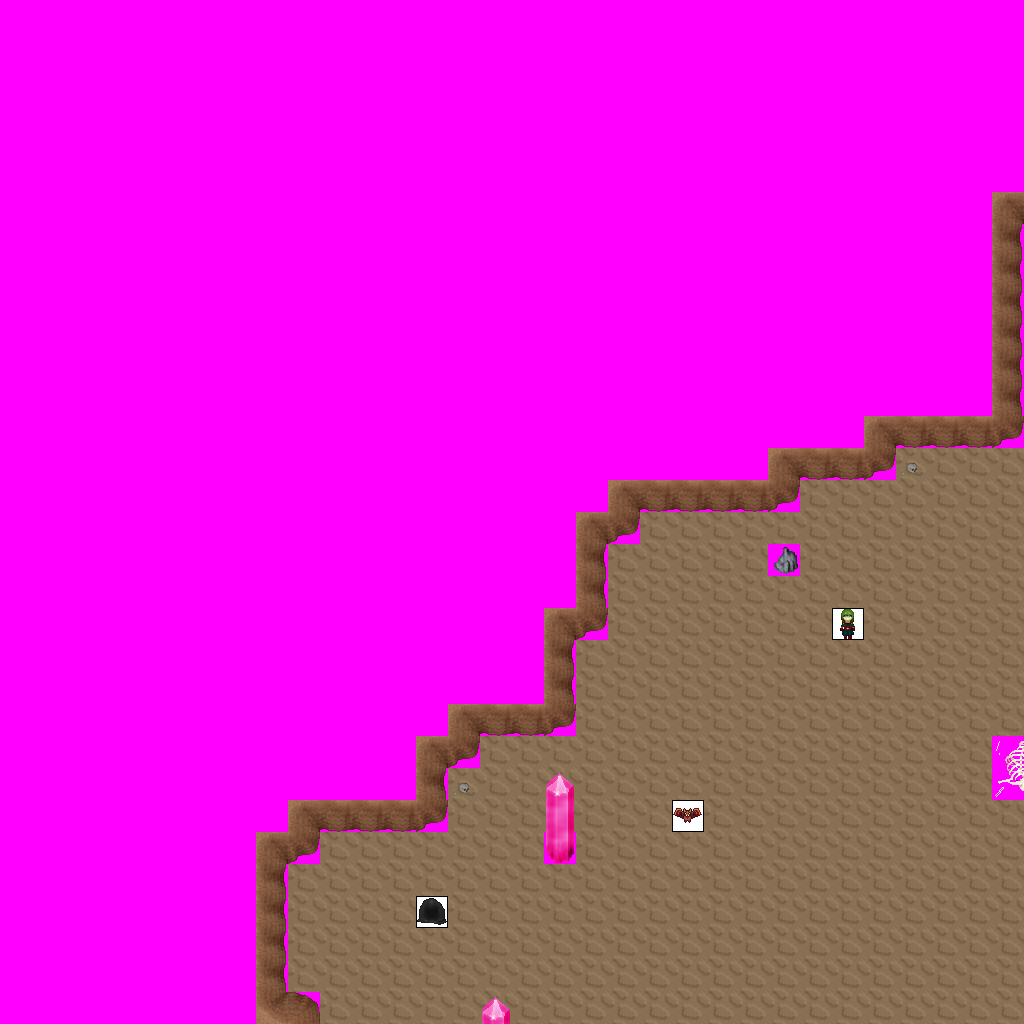

A 2D game scene composited from a Tiled map and its tileset images. What follows is a short description and the map's XML, with each tile layer's data collapsed to a summary:
An orthogonal 32x32 tile map with 32x32 px tiles, 6 tile layers (Ground, Objects, Above, Walkable, ...), 10 tilesets and 6 objects (3x newmap, from_west_0, from_west_1, from_north_0).

<map version="1.0" orientation="orthogonal" width="32" height="32" tilewidth="32" tileheight="32">
 <tileset firstgid="1" name="ground_brown" tilewidth="32" tileheight="32">
  <image source="../drawable/ground_brown.png" width="160" height="32" />
 </tileset>
 <tileset firstgid="6" name="logic_creature_amazon" tilewidth="32" tileheight="32">
  <image source="../drawable/logic_creature_amazon.png" width="256" height="64" />
 </tileset>
 <tileset firstgid="22" name="item_corpse_skull_dark" tilewidth="32" tileheight="32">
  <image source="../drawable/item_corpse_skull_dark.png" width="64" height="32" />
 </tileset>
 <tileset firstgid="24" name="item_corpse_huge_animal" tilewidth="32" tileheight="32">
  <image source="../drawable/item_corpse_huge_animal.png" width="64" height="256" />
 </tileset>
 <tileset firstgid="40" name="ground_rock_rocks_2" tilewidth="32" tileheight="32">
  <image source="../drawable/ground_rock_rocks_2.png" width="64" height="64" />
 </tileset>
 <tileset firstgid="44" name="ground_rock_pink_crystal" tilewidth="32" tileheight="32">
  <image source="../drawable/ground_rock_pink_crystal.png" width="96" height="96" />
 </tileset>
 <tileset firstgid="53" name="logic_creature_animal" tilewidth="32" tileheight="32">
  <image source="../drawable/logic_creature_animal.png" width="256" height="128" />
 </tileset>
 <tileset firstgid="85" name="logic_creature_slime" tilewidth="32" tileheight="32">
  <image source="../drawable/logic_creature_slime.png" width="96" height="32" />
 </tileset>
 <tileset firstgid="88" name="building_wall_int_sandstone" tilewidth="32" tileheight="32">
  <image source="../drawable/building_wall_int_sandstone.png" width="96" height="160" />
 </tileset>
 <tileset firstgid="103" name="walkable_sentinel" tilewidth="32" tileheight="32">
  <image source="../drawable/walkable_sentinel.png" width="32" height="32" />
 </tileset>
 <layer name="Ground" width="32" height="32">
  <data>[1024 cells, 1024 non-empty, 2 distinct tile ids]</data>
 </layer>
 <layer name="Objects" width="32" height="32">
  <data>[1024 cells, 0 non-empty, 0 distinct tile ids]</data>
 </layer>
 <layer name="Above" width="32" height="32">
  <data>[1024 cells, 3 non-empty, 2 distinct tile ids]</data>
 </layer>
 <layer name="Walkable" width="32" height="32">
  <data>[1024 cells, 735 non-empty, 1 distinct tile ids]</data>
 </layer>
 <layer name="Objects_stendhal" width="32" height="32">
  <data>[1024 cells, 56 non-empty, 11 distinct tile ids]</data>
 </layer>
 <layer name="Objects_stendhal2" width="32" height="32">
  <data>[1024 cells, 3 non-empty, 3 distinct tile ids]</data>
 </layer>
 <objectgroup name="Mapevents" width="32" height="32">
  <object name="exit_east_0" type="newmap" x="992" y="448" width="32" height="288">
   <properties>
    <property name="map" value="level_1_amazon_tunnel_e_x3_y2" />
    <property name="place" value="from_east_0" />
   </properties>
  </object>
  <object name="exit_east_1" type="newmap" x="992" y="800" width="32" height="224">
   <properties>
    <property name="map" value="level_1_amazon_tunnel_e_x3_y2" />
    <property name="place" value="from_east_1" />
   </properties>
  </object>
  <object name="exit_south_0" type="newmap" x="416" y="992" width="608" height="32">
   <properties>
    <property name="map" value="level_1_amazon_tunnel_e_x2_y3" />
    <property name="place" value="from_south_0" />
   </properties>
  </object>
 </objectgroup>
 <objectgroup name="Spawn" width="32" height="32">
  <object name="from_west_0" x="992" y="576" width="32" height="32" />
  <object name="from_west_1" x="992" y="896" width="32" height="32" />
  <object name="from_north_0" x="704" y="992" width="32" height="32" />
 </objectgroup>
 <objectgroup name="Keys" width="32" height="32" />
 <objectgroup name="Replace" width="32" height="32" />
</map>
